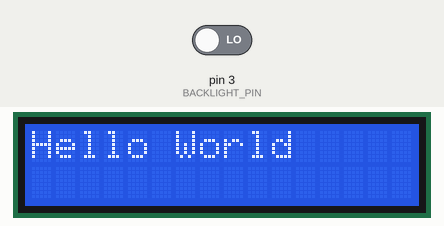
Simulated run of this sketch. Board: Arduino Uno, built with avr-gcc and run on an emulated ATmega328P. On the bench: 16×2 character LCD. The test bench sets the inputs (shaded band); at power-on: pin 3 (BACKLIGHT_PIN) LOW.

Above: at 0.1 s.
At 2.2 s:
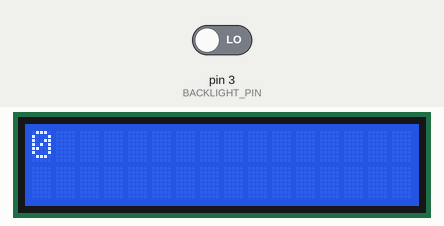
2.3 s: pin 3 (BACKLIGHT_PIN) driven HIGH
At 3.0 s:
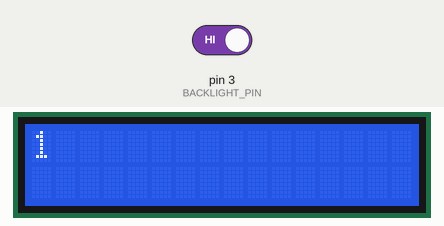
Timing chart, 0 to 5.3 s (numbered marks = the images above; inputs shaded):
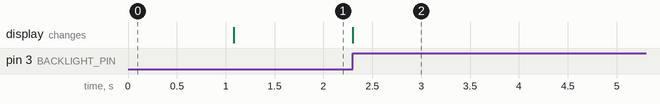

Measured:
- after the input at 2.3 s, the display: changes at once (image 2)

The sketch:

LCDI2C_2.ino
```cpp
// (licence header left out)
#include <Wire.h>
#include <LCD.h>
#include <LiquidCrystal_I2C.h>

#define I2C_ADDR    0x27 // <<----- Add your address here.  Find it from I2C Scanner
#define BACKLIGHT_PIN     3
#define En_pin  2
#define Rw_pin  1
#define Rs_pin  0
#define D4_pin  4
#define D5_pin  5
#define D6_pin  6
#define D7_pin  7

int n = 1;

LiquidCrystal_I2C	lcd(I2C_ADDR, En_pin, Rw_pin, Rs_pin, D4_pin, D5_pin, D6_pin, D7_pin);

void setup()
{
    lcd.begin(16, 2); //  <<----- My LCD was 16x2


    // Switch on the backlight
    lcd.setBacklightPin(BACKLIGHT_PIN, POSITIVE);
    lcd.setBacklight(HIGH);
    lcd.home(); // go home

    lcd.print("Hello World");
    delay(1000);
    pinMode(3, INPUT);
    lcd.clear();
}
void loop()
{
    //lcd.clear();
    lcd.home(); // go home
    int pir = digitalRead(3);
    lcd.print(pir);
    digitalWrite(13, pir);
    //delay(200);
}
```
